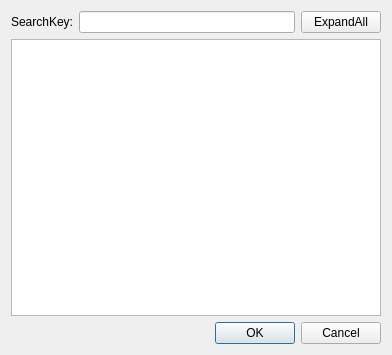
<?xml version="1.0" encoding="UTF-8"?>
<ui version="4.0">
 <class>xJsonViewGui</class>
 <widget class="QWidget" name="xJsonViewGui">
  <property name="geometry">
   <rect>
    <x>0</x>
    <y>0</y>
    <width>392</width>
    <height>355</height>
   </rect>
  </property>
  <property name="windowTitle">
   <string>JsonView</string>
  </property>
  <layout class="QVBoxLayout" name="verticalLayout">
   <item>
    <layout class="QHBoxLayout" name="horizontalLayout">
     <item>
      <widget class="QLabel" name="label">
       <property name="text">
        <string>SearchKey:</string>
       </property>
      </widget>
     </item>
     <item>
      <widget class="QLineEdit" name="lineEdit_search"/>
     </item>
     <item>
      <widget class="QPushButton" name="pushButton_display">
       <property name="sizePolicy">
        <sizepolicy hsizetype="Fixed" vsizetype="Fixed">
         <horstretch>0</horstretch>
         <verstretch>0</verstretch>
        </sizepolicy>
       </property>
       <property name="text">
        <string>ExpandAll</string>
       </property>
      </widget>
     </item>
    </layout>
   </item>
   <item>
    <widget class="QJsonView" name="jsonView"/>
   </item>
   <item>
    <widget class="QDialogButtonBox" name="buttonBox">
     <property name="standardButtons">
      <set>QDialogButtonBox::Cancel|QDialogButtonBox::Ok</set>
     </property>
    </widget>
   </item>
  </layout>
 </widget>
 <layoutdefault spacing="6" margin="11"/>
 <customwidgets>
  <customwidget>
   <class>QJsonView</class>
   <extends>QTreeView</extends>
   <header>qjsonmodel.h</header>
  </customwidget>
 </customwidgets>
 <resources/>
 <connections/>
</ui>
